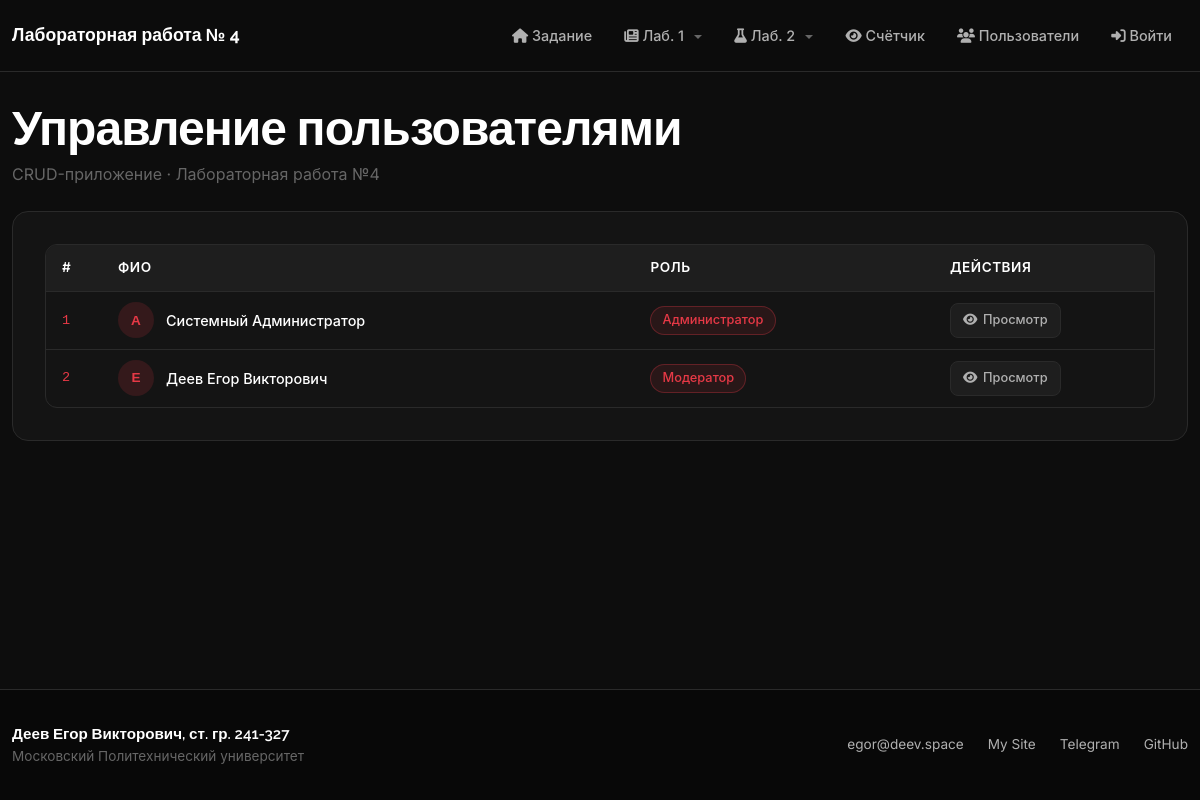
Screenshot of /users with the database file from the repository.
### app.py (models this page shows, shortened)
class User(db.Model, UserMixin):
    __tablename__ = 'users'
    id = db.Column(db.Integer, primary_key=True)
    login = db.Column(db.String(100), unique=True, nullable=False)
    password_hash = db.Column(db.String(255), nullable=False)
    last_name = db.Column(db.String(100), nullable=True)
    first_name = db.Column(db.String(100), nullable=False)
    middle_name = db.Column(db.String(100), nullable=True)
    role_id = db.Column(db.Integer, db.ForeignKey('roles.id'), nullable=True)
    created_at = db.Column(db.DateTime, default=datetime.utcnow)
    role = db.relationship('Role', back_populates='users')
    def get_full_name(self):
        parts = [self.last_name, self.first_name, self.middle_name]
        return ' '.join(p for p in parts if p)

class Role(db.Model):
    __tablename__ = 'roles'
    id = db.Column(db.Integer, primary_key=True)
    name = db.Column(db.String(100), nullable=False)
    description = db.Column(db.Text, nullable=True)
    users = db.relationship('User', back_populates='role')

### app.py (the view)
@app.route('/users')
def users_list():
    users = User.query.all()
    return render_template('users.html', title='Управление пользователями', users=users)

### templates/users.html (shortened to what this page needs)
{% extends 'base.html' %}
{% block content %}
<div class="row my-4">
    <div class="col-12">
        <div class="users-header">
            <div>
                <h1 class="mb-1">Управление пользователями</h1>
                <p style="color: var(--text-muted); margin-bottom: 0;">CRUD-приложение · Лабораторная работа №4</p>
            </div>
        </div>
        <div class="data-card">
            {% if users %}
            <div class="table-responsive">
                <table class="data-table w-100">
                    <thead>
                        <tr>
                            <th style="width: 56px;">#</th>
                            <th>ФИО</th>
                            <th>Роль</th>
                            <th style="width: 220px;">Действия</th>
                        </tr>
                    </thead>
                    <tbody>
                        {% for user in users %}
                        <tr>
                            <td>{{ loop.index }}</td>
                            <td>
                                <div class="d-flex align-items-center" style="gap: 0.75rem;">
                                    <div class="user-avatar-sm">
                                        {{ (user.first_name[0] if user.first_name else '?') | upper }}
                                    </div>
                                    <span style="color: var(--text-primary); font-weight: 500;">
                                        {{ user.get_full_name() or user.login }}
                                    </span>
                                </div>
                            </td>
                            <td>
                                {% if user.role %}
                                <span class="role-badge">{{ user.role.name }}</span>
                                {% else %}
                                <span style="color: var(--text-muted);">—</span>
                                {% endif %}
                            </td>
                            <td>
                                <div class="action-buttons">
                                    <a href="{{ url_for('user_view', user_id=user.id) }}"
                                       class="btn-action btn-view">
                                        <i class="fas fa-eye"></i> Просмотр
                                    </a>
                                </div>
                            </td>
                        </tr>
                        {% endfor %}
                    </tbody>
                </table>
            </div>
            {% endif %}
        </div>
    </div>
</div>
{% endblock %}

### static/styles.css (style rules this page uses)
:root { --primary: #e63946; --primary-light: #ff6b6b; --primary-dark: #c1121f; --primary-bg: rgba(230, 57, 70, 0.15); --primary-glow: rgba(230, 57, 70, 0.3); --bg-main: #0d0d0d; --bg-darker: #080808; --bg-card: #141414; --bg-card-hover: #1a1a1a; --bg-elevated: #1e1e1e; --bg-input: #1a1a1a; --text-primary: #ffffff; --text-secondary: #b0b0b0; --text-muted: #666666; --border: #2a2a2a; --border-light: #3a3a3a; --success: #22c55e; --error: #ef4444; --radius-sm: 8px; --radius-md: 12px; --radius-lg: 16px; --radius-xl: 24px; --transition: all 0.3s cubic-bezier(0.4, 0, 0.2, 1); }
* { margin: 0; padding: 0; box-sizing: border-box; }
body { font-family: 'Inter', -apple-system, BlinkMacSystemFont, 'Segoe UI', Roboto, 'Helvetica Neue', Arial, sans-serif; font-size: 16px; line-height: 1.6; color: var(--text-secondary); background-color: var(--bg-main); -webkit-font-smoothing: antialiased; min-height: 100vh; display: flex; flex-direction: column; }
h1, h2, h3, h4, h5, h6 { font-family: 'Raleway', sans-serif; font-weight: 700; line-height: 1.2; letter-spacing: -0.02em; color: var(--text-primary); }
h1 { font-size: clamp(2rem, 4vw, 3.5rem); }
a { color: var(--primary); text-decoration: none; transition: var(--transition); }
.data-card { background: var(--bg-card); border: 1px solid var(--border); border-radius: var(--radius-lg); padding: 2rem; transition: var(--transition); }
.data-table { width: 100%; border-collapse: separate; border-spacing: 0; border-radius: var(--radius-md); overflow: hidden; border: 1px solid var(--border); }
.data-table thead th { background: var(--bg-elevated); color: var(--text-primary); font-weight: 600; font-size: 0.85rem; text-transform: uppercase; letter-spacing: 0.5px; padding: 0.75rem 1rem; border-bottom: 1px solid var(--border); }
.data-table tbody td { padding: 0.65rem 1rem; font-size: 0.9rem; color: var(--text-secondary); border-bottom: 1px solid var(--border); word-break: break-all; }
.data-table tbody tr:last-child td { border-bottom: none; }
.data-table tbody td:first-child { color: var(--primary); font-weight: 500; font-family: 'Fira Code', 'Monaco', 'Consolas', monospace; font-size: 0.85rem; }
.users-header { display: flex; align-items: center; justify-content: space-between; flex-wrap: wrap; gap: 1rem; margin-bottom: 1.5rem; }
.user-avatar-sm { width: 36px; height: 36px; min-width: 36px; border-radius: 9999px; background: var(--primary-bg); color: var(--primary); display: flex; align-items: center; justify-content: center; font-weight: 700; font-size: 0.85rem; font-family: 'Raleway', sans-serif; }
.role-badge { display: inline-flex; align-items: center; background: rgba(230, 57, 70, 0.1); color: var(--primary); border: 1px solid rgba(230, 57, 70, 0.3); border-radius: 9999px; padding: 0.2rem 0.7rem; font-size: 0.8rem; font-weight: 500; }
.action-buttons { display: flex; align-items: center; gap: 0.4rem; }
.btn-action { display: inline-flex; align-items: center; gap: 0.35rem; padding: 0.4rem 0.75rem; border-radius: var(--radius-sm); font-size: 0.8rem; font-weight: 500; border: 1px solid transparent; cursor: pointer; transition: var(--transition); text-decoration: none; background: none; white-space: nowrap; }
.btn-view { color: var(--text-secondary); border-color: var(--border); background: var(--bg-elevated); }

### rows the page displays
User: first_name "А", last_name+first_name+middle_name "Системный Администратор", role.name "Администратор"
User: first_name "Е", last_name+first_name+middle_name "Деев Егор Викторович", role.name "Модератор"
